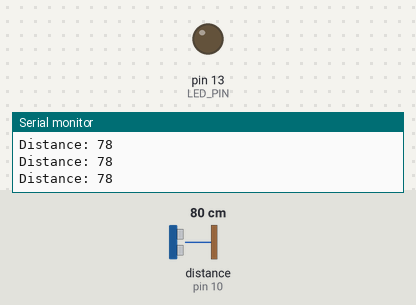
Simulated run of this sketch. Board: Arduino Uno, built with avr-gcc and run on an emulated ATmega328P. On the bench: output pins drawn as LEDs (lit = HIGH), the last lines printed to the serial monitor. Wiring (inferred from the names in the program): ultrasonic range finder: trigger pin 9; echo pin 10. Inputs (shaded band) come from the test bench; at power-on: distance to the obstacle (sensor on pin 10) 80 cm. The echo pulse lasts 58.3 µs per cm; pins used as bus, display or sensor lines are not drawn.

Above: at 1.2 s.
1.3 s: distance to the obstacle (sensor on pin 10) set to 22 cm
2.8 s: distance to the obstacle (sensor on pin 10) set to 19 cm
At 4.1 s:
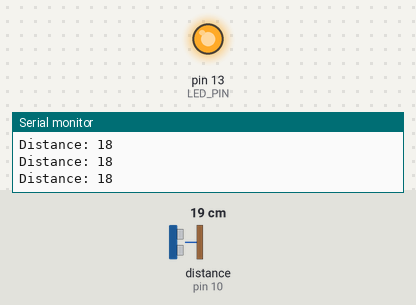
4.4 s: distance to the obstacle (sensor on pin 10) set to 35 cm
At 5.2 s:
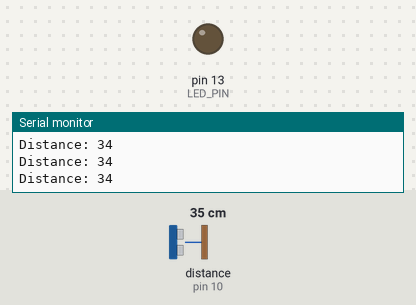
5.9 s: distance to the obstacle (sensor on pin 10) set to 9 cm
At 6.6 s:
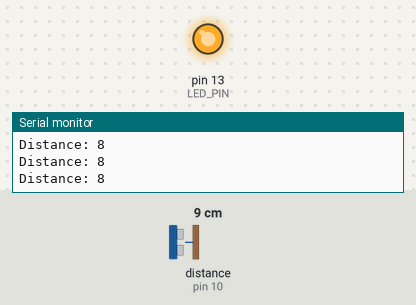
Timing chart, 0 to 8.4 s (numbered marks = the images above; inputs shaded):
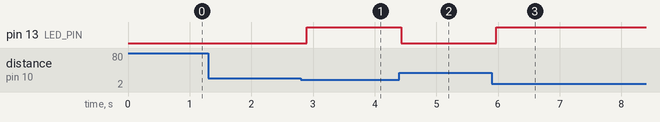

Measured:
- the behaviour switches between 21 and 20 cm on distance to the obstacle (sensor on pin 10) (found by bisection; images 0 and 1)
- after the input at 2.8 s, pin 13 (LED_PIN): LOW → HIGH after 0.10 s
- after the input at 4.4 s, pin 13 (LED_PIN): HIGH → LOW at once
- after the input at 5.9 s, pin 13 (LED_PIN): LOW → HIGH after 0.07 s

The sketch:

sonar_tinker_obstacle_avoidance.ino
```cpp
#define TRIG_PIN 9
#define ECHO_PIN 10
#define LED_PIN 13

long duration;
int distance;

void setup() {
  pinMode(TRIG_PIN, OUTPUT);
  pinMode(ECHO_PIN, INPUT);
  pinMode(LED_PIN, OUTPUT);
  Serial.begin(9600);
}

void loop() {
  digitalWrite(TRIG_PIN, LOW);
  delayMicroseconds(2);
  digitalWrite(TRIG_PIN, HIGH);
  delayMicroseconds(10);
  digitalWrite(TRIG_PIN, LOW);

  duration = pulseIn(ECHO_PIN, HIGH);
  distance = duration * 0.034 / 2;

  Serial.print("Distance: ");
  Serial.println(distance);

  if (distance < 20) {
    digitalWrite(LED_PIN, HIGH);
  } else {
    digitalWrite(LED_PIN, LOW);
  }

  delay(100);
}
```
